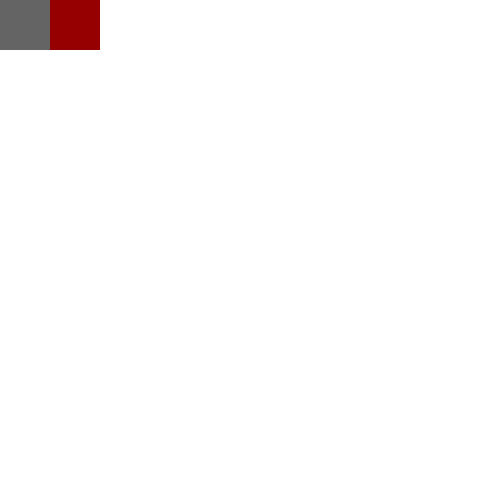
Frame 1 (no input)
Frame 60 (no input): identical to frame 1, image omitted
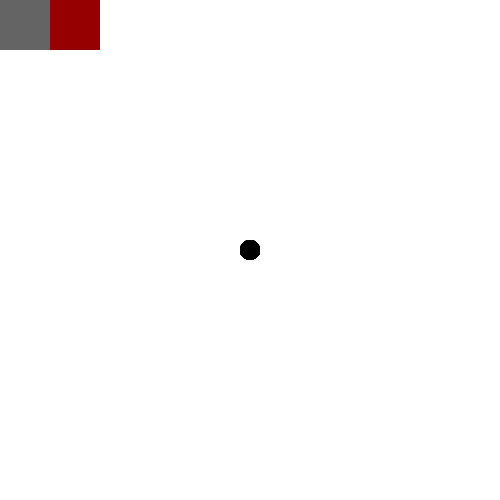
Frame 120 (the mouse pressed at the canvas centre since frame 60)

The p5.js sketch that drew these frames (run headless with seeded random() and noise() and a simulated clock; from frame 60 on, the mouse is pressed at the canvas centre):

// p5.js sketch
// ── sketch.js
let currColor;

function setup() {
    createCanvas(500, 500);
    background(255);
    currColor = color(0, 0, 0);
}

function draw() {
    // background(255);
    fill(currColor);
    noStroke();
    if (mouseIsPressed) {
        ellipse(mouseX, mouseY, 20);
    }
    fill(100);
    rect(0, 0, 50, 50);
    fill(150, 0, 0);
    rect(50, 0, 50, 50);
}

function mousePressed() {
    if (mouseX > 0 && mouseX < 50 && mouseY > 0 && mouseY < 50) {
        background(255);
    }
    if (mouseX > 50 && mouseX < 100 && mouseY > 0 && mouseY < 50) {
        currColor = color(150, 0, 0);
    }
}
